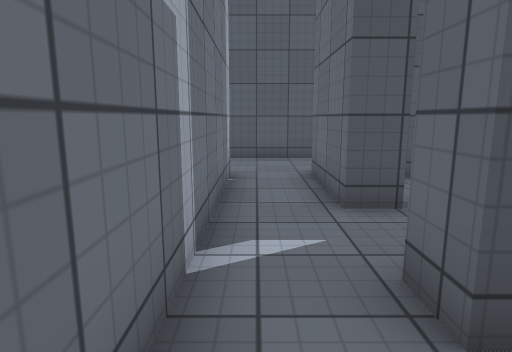
view 1 (above)

21 first-person views from a walk through a scene from a Unity 3-D project. The camera is 1.3 m above the floor, tilts 10° down and sees 75° across. The floor is counted in squares, 1 m on a side. Each view is taken from the middle of a square. On the plan, view 1 faces up. The plan holds only what a view shows up to about 14 squares ahead; the rest is blank. The player is left out. Surface patterns are stand-ins for the level's own textures.

view 2
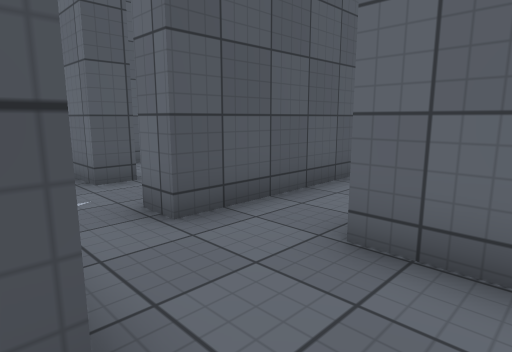

view 3
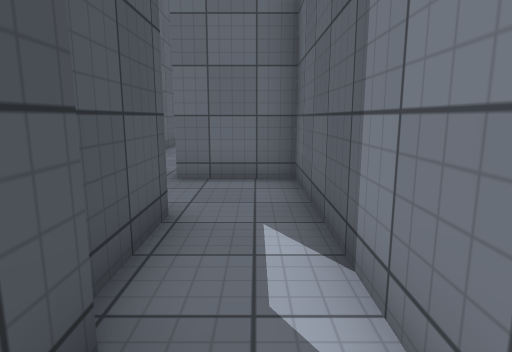

view 4
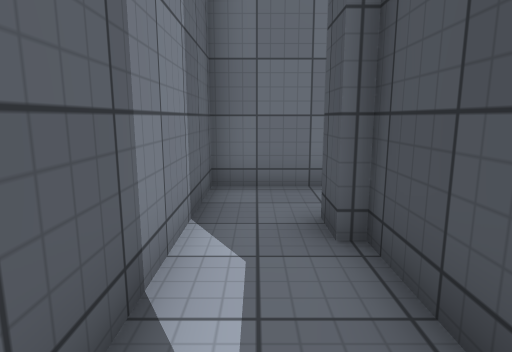

view 5
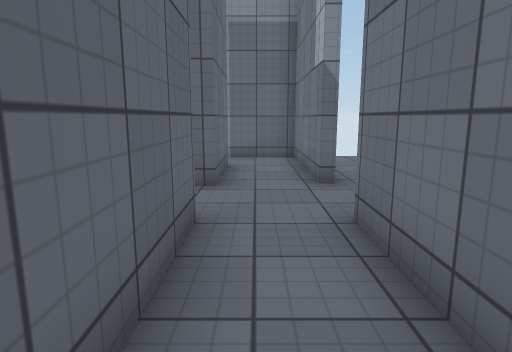

view 6
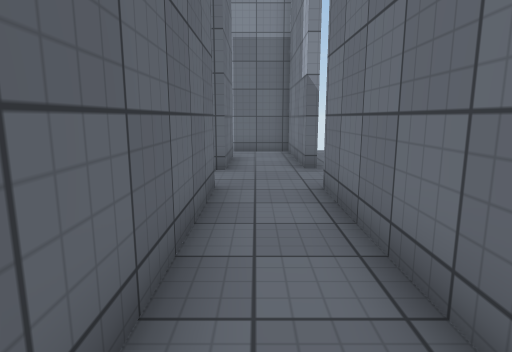

view 7
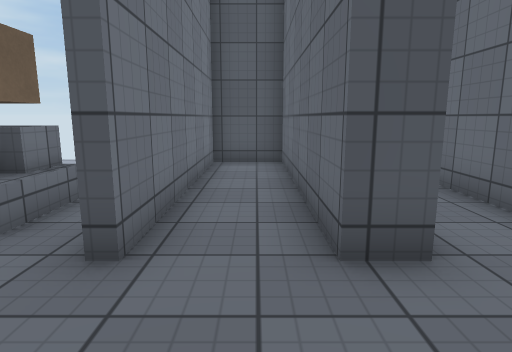

view 8
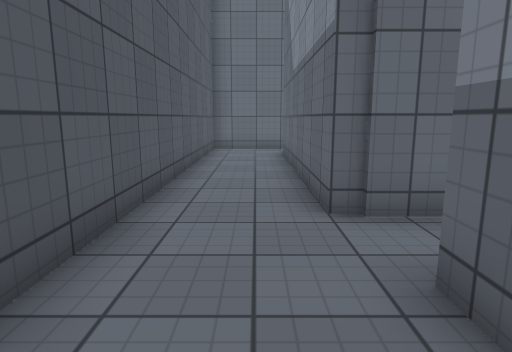

view 9
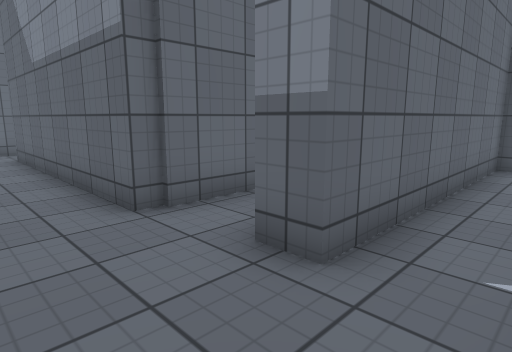

view 10
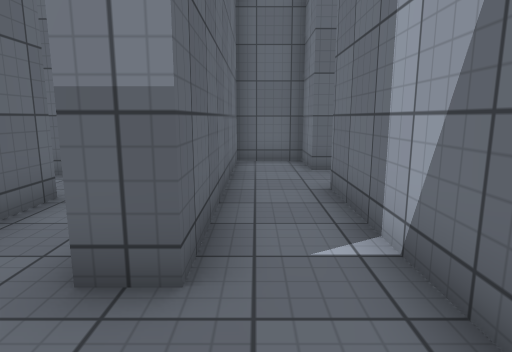

view 11
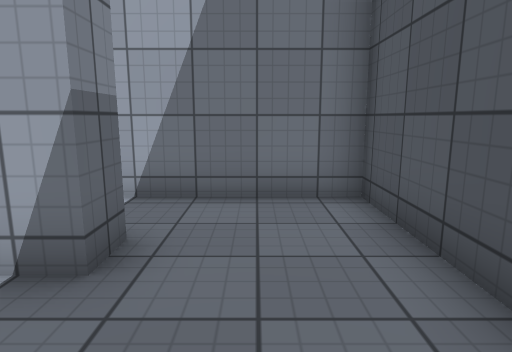

view 12
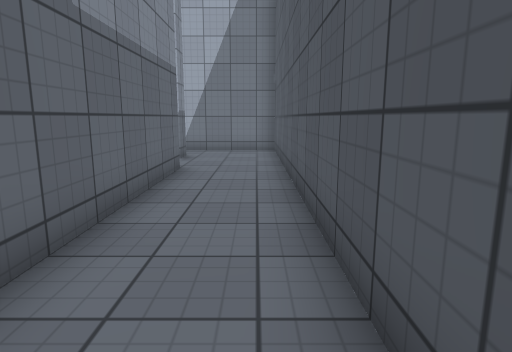

view 13
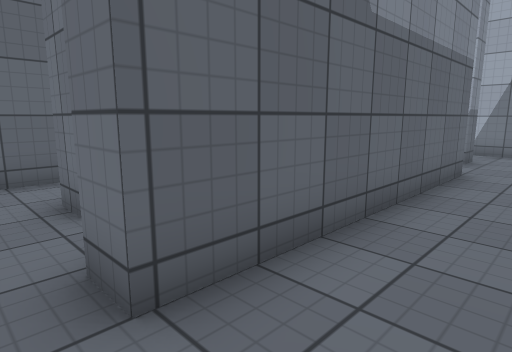

view 14
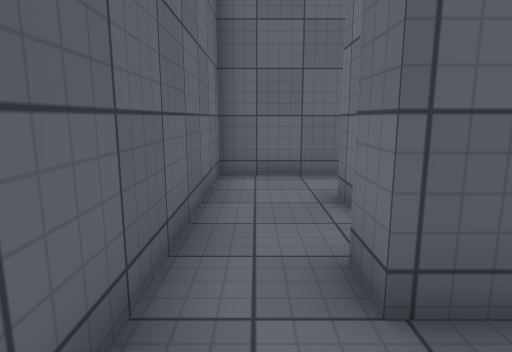

view 15
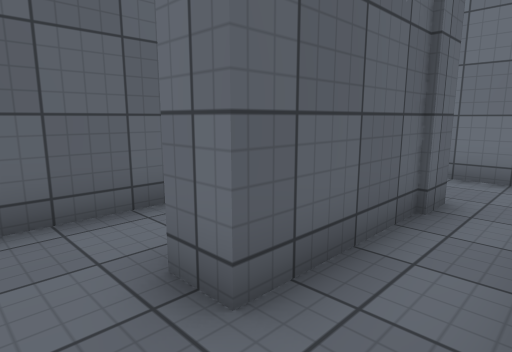

view 16
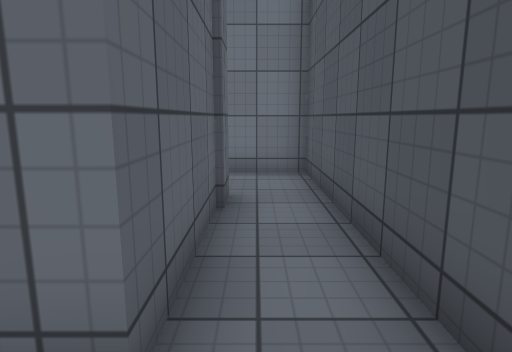

view 17
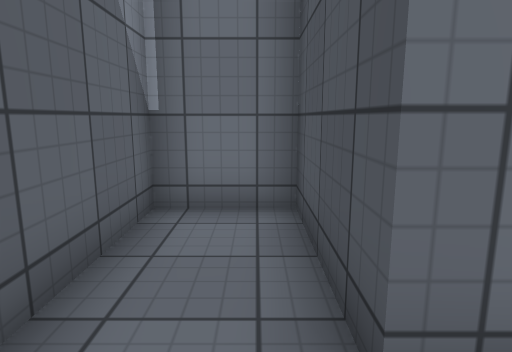

view 18
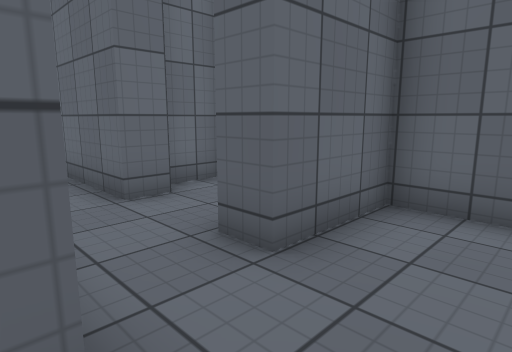

view 19
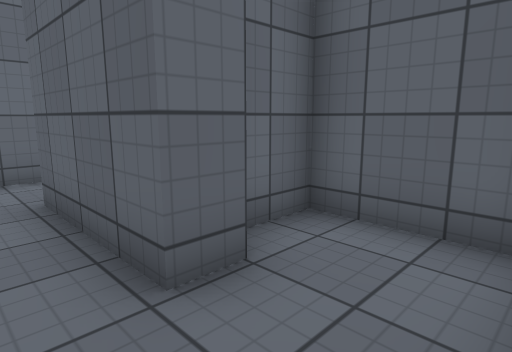

view 20
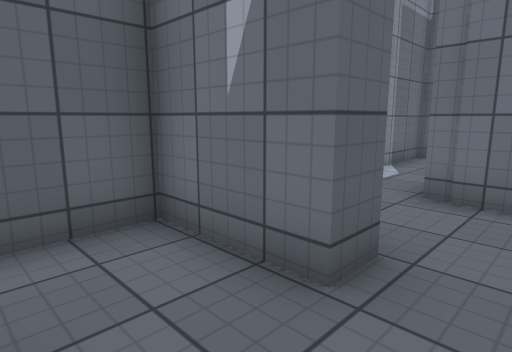

view 21
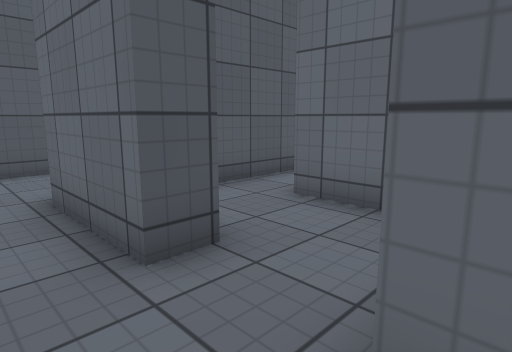

### Floor plan
Key: @ floor where view 1 was taken; # wall or solid block; . floor; = window, fence, low wall or low ledge; O other object.
Columns run from 9 left of view 1 to 11 right of it. Each row starts with its distance up from view 1.
 11    ##################
 10    #.#..............#
  9    #.#..............#
  8    #.#.....########.#
  7    #.#..#.#########.#
  6 == #.#..#.##........#
  5  O.#.#..#.##..####..#
  4  ..#.#..#.....#.....#
  3   ......#.....#.....#
  2   ......#..##########
  1   .#.#..#.........  #
  0   .#.####@.##..###..#
 -1  ..#.####..##..#    #
 -2  ..#.......##..#
 -3    #############

Positions as (right, up) in squares from view 1, and headings:
1: (0, 0), facing up
2: (-1, -2), facing up-right
3: (-5, -2), facing right
4: (0, -2), facing left
5: (-5, 8), facing down
6: (-5, 10), facing down
7: (-5, 1), facing up
8: (-3, 9), facing right
9: (-3, 10), facing down-right
10: (-2, 10), facing down
11: (2, 9), facing left
12: (10, 10), facing left
13: (10, 10), facing down-left
14: (10, 10), facing down
15: (10, 7), facing down-left
16: (10, 6), facing left
17: (10, 4), facing left
18: (0, 2), facing down-right
19: (3, 1), facing down-right
20: (5, 1), facing down-left
21: (0, 2), facing up-right
